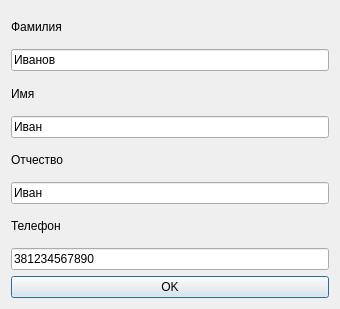
<?xml version="1.0" encoding="UTF-8"?>
<ui version="4.0">
 <class>Dialog</class>
 <widget class="QDialog" name="Dialog">
  <property name="geometry">
   <rect>
    <x>0</x>
    <y>0</y>
    <width>340</width>
    <height>309</height>
   </rect>
  </property>
  <property name="windowTitle">
   <string>Добавление клиента</string>
  </property>
  <property name="windowIcon">
   <iconset>
    <normaloff>favicon.ico</normaloff>favicon.ico</iconset>
  </property>
  <layout class="QVBoxLayout" name="verticalLayout">
   <item>
    <widget class="QLabel" name="fam">
     <property name="text">
      <string>Фамилия</string>
     </property>
    </widget>
   </item>
   <item>
    <widget class="QLineEdit" name="famEdit">
     <property name="text">
      <string>Иванов</string>
     </property>
    </widget>
   </item>
   <item>
    <widget class="QLabel" name="name">
     <property name="text">
      <string>Имя</string>
     </property>
    </widget>
   </item>
   <item>
    <widget class="QLineEdit" name="nameEdit">
     <property name="text">
      <string>Иван</string>
     </property>
    </widget>
   </item>
   <item>
    <widget class="QLabel" name="fath">
     <property name="text">
      <string>Отчество</string>
     </property>
    </widget>
   </item>
   <item>
    <widget class="QLineEdit" name="fathEdit">
     <property name="text">
      <string>Иван</string>
     </property>
    </widget>
   </item>
   <item>
    <widget class="QLabel" name="phone">
     <property name="text">
      <string>Телефон</string>
     </property>
    </widget>
   </item>
   <item>
    <widget class="QLineEdit" name="phoneEdit">
     <property name="inputMask">
      <string/>
     </property>
     <property name="text">
      <string>381234567890</string>
     </property>
    </widget>
   </item>
   <item>
    <widget class="QPushButton" name="pushButton">
     <property name="text">
      <string>OK</string>
     </property>
    </widget>
   </item>
  </layout>
 </widget>
 <resources/>
 <connections/>
</ui>
